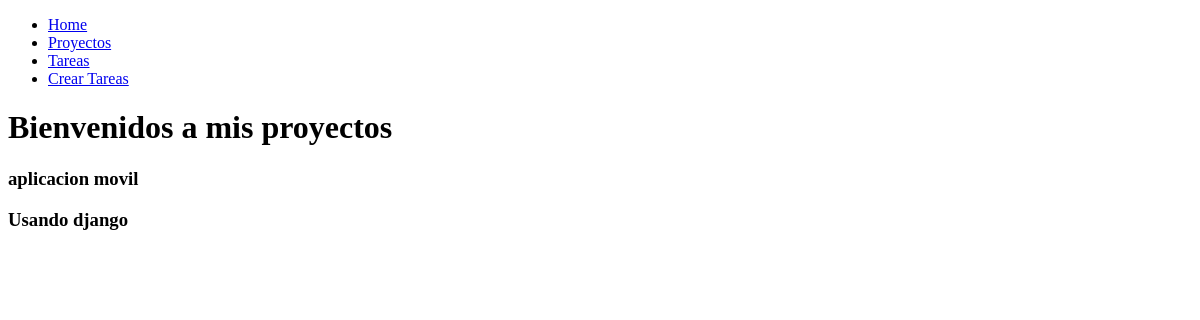
The app's page /proyectos/, older data.
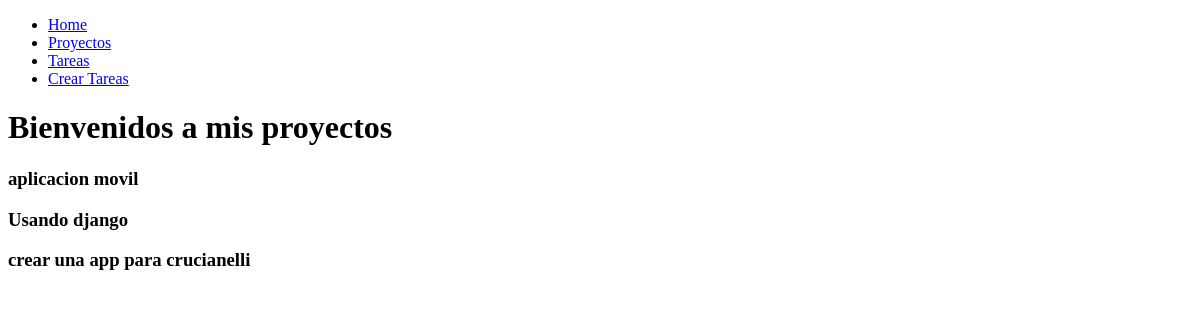
The same page, newer data.
### myapp/models.py (models this page shows)
class Proyect(models.Model):
    name = models.CharField(max_length=50)
    def __str__(self):
        return self.name

### myapp/views.py (the view)
# urls.py: path('proyectos/', views.proyectos),
def proyectos(request):
    proyectos = Proyect.objects.all()
    title = "Curso de Django"
    return render(request, "proyects.html", {
        "proyectos" : proyectos
    })

### myapp/templates/proyects.html (shortened to what this page needs)
<!DOCTYPE html>
<html lang="en">
    <head>
    </head>
    <body>
        {% extends 'base.html' %}
        {% block content %}
        <h1>Bienvenidos a mis proyectos</h1>
        {% for proyect in proyectos %}
        <h3>{{proyect}}</h3>
        {% endfor %}
        {% endblock %}

Row changes from the older to the newer data that the page shows:
added Proyect: name "crear una app para crucianelli"
